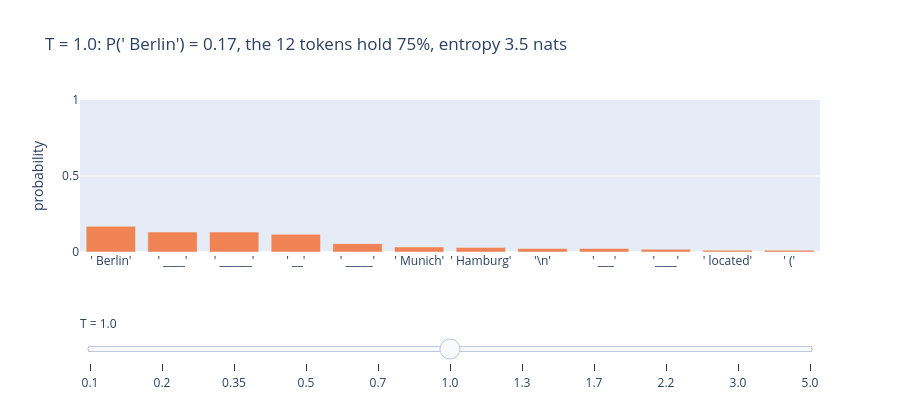

Notebook code cell kept with this figure:
### Markdown cell above
A base model has seen many web pages, quizzes and fill-in-the-blank exercises, so after "The capital of Germany is" it also considers blanks like `___` as continuations. That matters for the next step.

> [!IMPORTANT]
> **Key equation: temperature, $p_i \propto \exp(z_i/T)$.** Temperature divides the logits before the softmax. $T<1$ sharpens the distribution toward the greedy choice, $T>1$ flattens it, and $T\to0$ is greedy decoding.

Drag $T$ below; the bars are the same 12 tokens.

*Try it elsewhere:* [Transformer Explainer](https://poloclub.github.io/transformer-explainer/) runs GPT-2 in the browser and has a temperature slider on its output probabilities.

### Code cell
# Interactive: drag the temperature T. Same logits, rescaled; probabilities over the full vocabulary.
temps = [0.1, 0.2, 0.35, 0.5, 0.7, 1.0, 1.3, 1.7, 2.2, 3.0, 5.0]
default = temps.index(1.0)
fig = go.Figure(); titles = []
for T in temps:
    p_full = torch.softmax(next_token_logits[0] / T, -1)
    fig.add_bar(x=labels, y=p_full[top_ids].tolist(), marker_color=ACCENT, visible=(T == temps[default]))
    entropy = -(p_full * p_full.clamp_min(1e-30).log()).sum().item()
    titles.append(f"T = {T}: P(' Berlin') = {p_full[top_ids[0]]:.2f}, the 12 tokens hold {p_full[top_ids].sum():.0%}, "
                  f"entropy {entropy:.1f} nats")
steps = [dict(method="update", label=str(T), args=[{"visible": [j == i for j in range(len(temps))]}, {"title.text": titles[i]}])
         for i, T in enumerate(temps)]
fig.update_layout(height=400, title=titles[default], yaxis=dict(range=[0, 1], title="probability"), showlegend=False,
                  sliders=[dict(active=default, steps=steps, pad={"t": 60}, currentvalue={"prefix": "T = "})])
fig.show()

### Figure 1 — Plotly figure (JSON) as saved in the notebook; plotly's stock layout.template omitted (floating-point values rounded to 4 significant figures)
{"data": [{"marker": {"color": "#ef8354"}, "type": "bar", "visible": false, "x": ["' Berlin'", "' ____'", "' ______'", "' __'", "' _____'", "' Munich'", "' Hamburg'", "'\\n'", "' ___'", "'____'", "' located'", "' ('"], "y": [0.842, 0.06911, 0.06911, 0.0198, 1.095e-05, 7.379e-08, 2.114e-08, 1.735e-09, 1.735e-09, 1.425e-10, 3.35e-12, 3.35e-12]}, {"marker": {"color": "#ef8354"}, "type": "bar", "visible": false, "x": ["' Berlin'", "' ____'", "' ______'", "' __'", "' _____'", "' Munich'", "' Hamburg'", "'\\n'", "' ___'", "'____'", "' located'", "' ('"], "y": [0.5779, 0.1656, 0.1656, 0.08862, 0.002084, 0.0001711, 9.157e-05, 2.623e-05, 2.623e-05, 7.516e-06, 1.153e-06, 1.153e-06]}, {"marker": {"color": "#ef8354"}, "type": "bar", "visible": false, "x": ["' Berlin'", "' ____'", "' ______'", "' __'", "' _____'", "' Munich'", "' Hamburg'", "'\\n'", "' ___'", "'____'", "' located'", "' ('"], "y": [0.4185, 0.2049, 0.2049, 0.1433, 0.01682, 0.00403, 0.00282, 0.00138, 0.00138, 0.0006758, 0.0002315, 0.0002315]}, {"marker": {"color": "#ef8354"}, "type": "bar", "visible": false, "x": ["' Berlin'", "' ____'", "' ______'", "' __'", "' _____'", "' Munich'", "' Hamburg'", "'\\n'", "' ___'", "'____'", "' located'", "' ('"], "y": [0.3391, 0.2057, 0.2057, 0.1602, 0.03574, 0.01315, 0.01024, 0.006211, 0.006211, 0.003767, 0.001779, 0.001779]}, {"marker": {"color": "#ef8354"}, "type": "bar", "visible": false, "x": ["' Berlin'", "' ____'", "' ______'", "' __'", "' _____'", "' Munich'", "' Hamburg'", "'\\n'", "' ___'", "'____'", "' located'", "' ('"], "y": [0.263, 0.184, 0.184, 0.1539, 0.05272, 0.02581, 0.02159, 0.01511, 0.01511, 0.01057, 0.006185, 0.006185]}, {"marker": {"color": "#ef8354"}, "type": "bar", "visible": true, "x": ["' Berlin'", "' ____'", "' ______'", "' __'", "' _____'", "' Munich'", "' Hamburg'", "'\\n'", "' ___'", "'____'", "' located'", "' ('"], "y": [0.1688, 0.1315, 0.1315, 0.116, 0.05481, 0.03324, 0.02934, 0.02285, 0.02285, 0.01779, 0.01223, 0.01223]}, {"marker": {"color": "#ef8354"}, "type": "bar", "visible": false, "x": ["' Berlin'", "' ____'", "' ______'", "' __'", "' _____'", "' Munich'", "' Hamburg'", "'\\n'", "' ___'", "'____'", "' located'", "' ('"], "y": [0.09362, 0.07724, 0.07724, 0.07016, 0.0394, 0.02682, 0.02436, 0.0201, 0.0201, 0.01658, 0.01243, 0.01243]}, {"marker": {"color": "#ef8354"}, "type": "bar", "visible": false, "x": ["' Berlin'", "' ____'", "' ______'", "' __'", "' _____'", "' Munich'", "' Hamburg'", "'\\n'", "' ___'", "'____'", "' located'", "' ('"], "y": [0.03504, 0.03024, 0.03024, 0.0281, 0.01808, 0.01347, 0.01252, 0.0108, 0.0108, 0.009326, 0.00748, 0.00748]}, {"marker": {"color": "#ef8354"}, "type": "bar", "visible": false, "x": ["' Berlin'", "' ____'", "' ______'", "' __'", "' _____'", "' Munich'", "' Hamburg'", "'\\n'", "' ___'", "'____'", "' located'", "' ('"], "y": [0.01028, 0.009173, 0.009173, 0.008667, 0.006163, 0.00491, 0.004639, 0.004141, 0.004141, 0.003696, 0.003117, 0.003117]}, {"marker": {"color": "#ef8354"}, "type": "bar", "visible": false, "x": ["' Berlin'", "' ____'", "' ______'", "' __'", "' _____'", "' Munich'", "' Hamburg'", "'\\n'", "' ___'", "'____'", "' located'", "' ('"], "y": [0.002247, 0.002067, 0.002067, 0.001983, 0.001544, 0.001307, 0.001254, 0.001154, 0.001154, 0.001061, 0.0009368, 0.0009368]}, {"marker": {"color": "#ef8354"}, "type": "bar", "visible": false, "x": ["' Berlin'", "' ____'", "' ______'", "' __'", "' _____'", "' Munich'", "' Hamburg'", "'\\n'", "' ___'", "'____'", "' located'", "' ('"], "y": [0.0002816, 0.0002678, 0.0002678, 0.0002612, 0.0002248, 0.0002034, 0.0001984, 0.0001887, 0.0001887, 0.0001795, 0.0001666, 0.0001666]}], "layout": {"height": 400, "showlegend": false, "sliders": [{"active": 5, "currentvalue": {"prefix": "T = "}, "pad": {"t": 60}, "steps": [{"args": [{"visible": [true, false, false, false, false, false, false, false, false, false, false]}, {"title.text": "T = 0.1: P(' Berlin') = 0.84, the 12 tokens hold 100%, entropy 0.6 nats"}], "label": "0.1", "method": "update"}, {"args": [{"visible": [false, true, false, false, false, false, false, false, false, false, false]}, {"title.text": "T = 0.2: P(' Berlin') = 0.58, the 12 tokens hold 100%, entropy 1.1 nats"}], "label": "0.2", "method": "update"}, {"args": [{"visible": [false, false, true, false, false, false, false, false, false, false, false]}, {"title.text": "T = 0.35: P(' Berlin') = 0.42, the 12 tokens hold 100%, entropy 1.4 nats"}], "label": "0.35", "method": "update"}, {"args": [{"visible": [false, false, false, true, false, false, false, false, false, false, false]}, {"title.text": "T = 0.5: P(' Berlin') = 0.34, the 12 tokens hold 99%, entropy 1.7 nats"}], "label": "0.5", "method": "update"}, {"args": [{"visible": [false, false, false, false, true, false, false, false, false, false, false]}, {"title.text": "T = 0.7: P(' Berlin') = 0.26, the 12 tokens hold 94%, entropy 2.3 nats"}], "label": "0.7", "method": "update"}, {"args": [{"visible": [false, false, false, false, false, true, false, false, false, false, false]}, {"title.text": "T = 1.0: P(' Berlin') = 0.17, the 12 tokens hold 75%, entropy 3.5 nats"}], "label": "1.0", "method": "update"}, {"args": [{"visible": [false, false, false, false, false, false, true, false, false, false, false]}, {"title.text": "T = 1.3: P(' Berlin') = 0.09, the 12 tokens hold 49%, entropy 5.3 nats"}], "label": "1.3", "method": "update"}, {"args": [{"visible": [false, false, false, false, false, false, false, true, false, false, false]}, {"title.text": "T = 1.7: P(' Berlin') = 0.04, the 12 tokens hold 21%, entropy 7.7 nats"}], "label": "1.7", "method": "update"}, {"args": [{"visible": [false, false, false, false, false, false, false, false, true, false, false]}, {"title.text": "T = 2.2: P(' Berlin') = 0.01, the 12 tokens hold 7%, entropy 9.6 nats"}], "label": "2.2", "method": "update"}, {"args": [{"visible": [false, false, false, false, false, false, false, false, false, true, false]}, {"title.text": "T = 3.0: P(' Berlin') = 0.00, the 12 tokens hold 2%, entropy 10.8 nats"}], "label": "3.0", "method": "update"}, {"args": [{"visible": [false, false, false, false, false, false, false, false, false, false, true]}, {"title.text": "T = 5.0: P(' Berlin') = 0.00, the 12 tokens hold 0%, entropy 11.6 nats"}], "label": "5.0", "method": "update"}]}], "title": {"text": "T = 1.0: P(' Berlin') = 0.17, the 12 tokens hold 75%, entropy 3.5 nats"}, "yaxis": {"range": [0, 1], "title": {"text": "probability"}}}}
